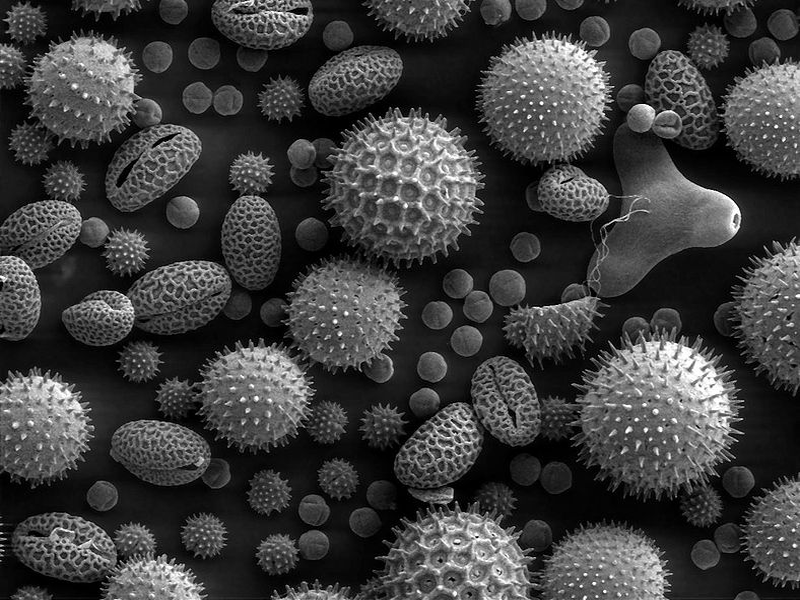
#> input picture Pollen.png, 800 x 600 px
$ jupyter execute Pollen.ipynb   (shell and % lines are left out)
#> lines starting #> are read from the running program, lines starting #| are printed output that depends on the picture
[cell 1]
from PIL import Image
import numpy as np
import matplotlib.pyplot as plt
from scipy.ndimage.filters import correlate, convolve


plt.rcParams['figure.figsize'] = (10, 10)
plt.set_cmap('Greys_r')

[cell 2]
# Load and display original image
pollen = np.array(Image.open('./Pollen.png')).astype(np.float32) / 255.
print(pollen.shape)
#| (600, 800)
plt.imshow(pollen)
plt.show()

[cell 3]
filt_shape = (5, 5)
filt = np.ones(filt_shape) / np.prod(filt_shape)

[cell 4]
# Blurring via linear filtering
pollen_lin_filt = correlate(pollen, filt)
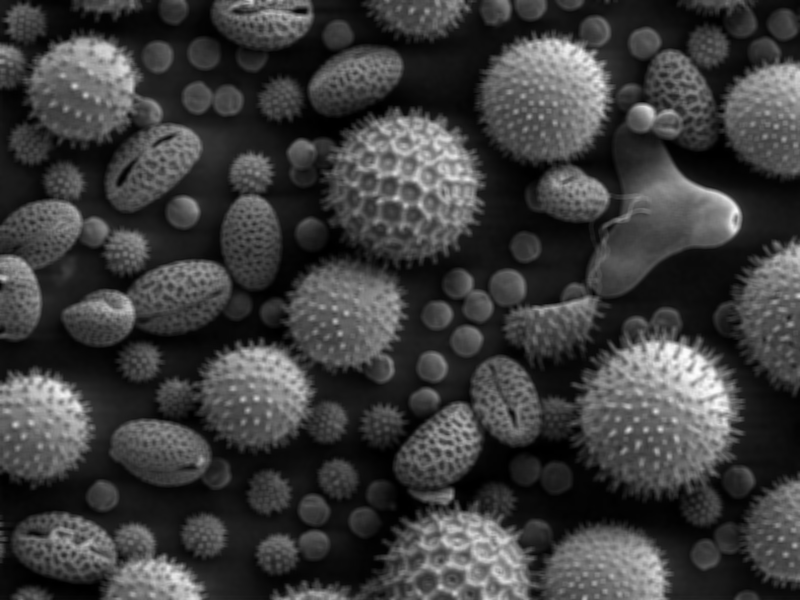
#> pollen_lin_filt: shape (600, 800) float32; min 0, max 0.991, mean 0.241
plt.imshow(pollen_lin_filt)
plt.show()

[cell 5]
# Edge detection
pollen_subt = pollen - pollen_lin_filt
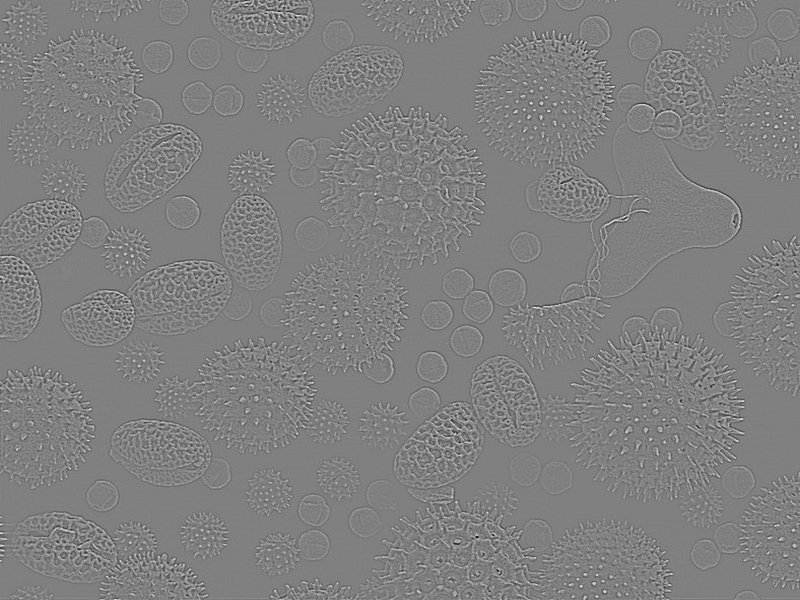
#> pollen_subt: shape (600, 800) float32; min -0.695, max 0.686, mean -1.12e-10; drawn with min black and max white
plt.imshow(pollen_subt)
plt.show()

[cell 6]
pollen_add = pollen + pollen_subt
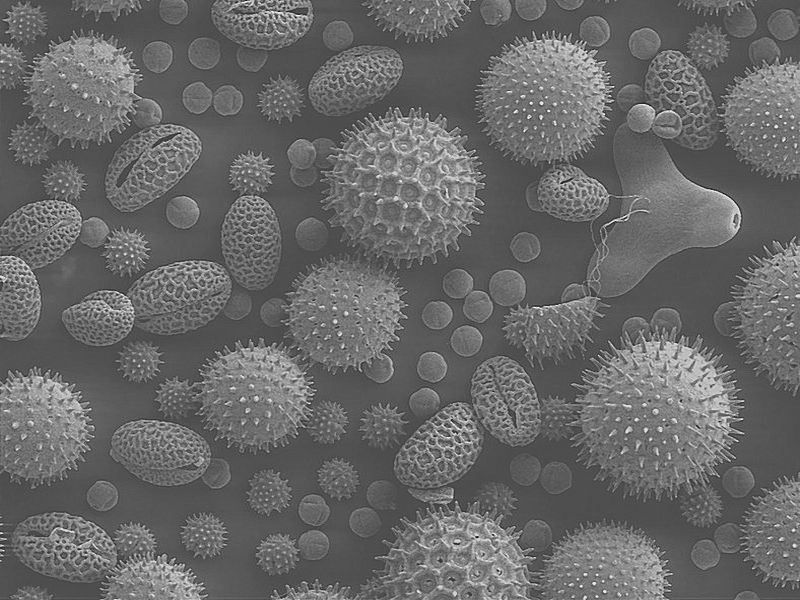
#> pollen_add: shape (600, 800) float32; min -0.695, max 1.58, mean 0.241; drawn with min black and max white
plt.imshow(pollen_add, vmin=0., vmax=1.)
plt.show()

<h2>$20\times 20$ Filter</h2>

[cell 7]
filt20_shape = (20, 20)
filt20 = np.ones(filt20_shape) / np.prod(filt20_shape)
pollen_lin_filt20 = correlate(pollen, filt20)
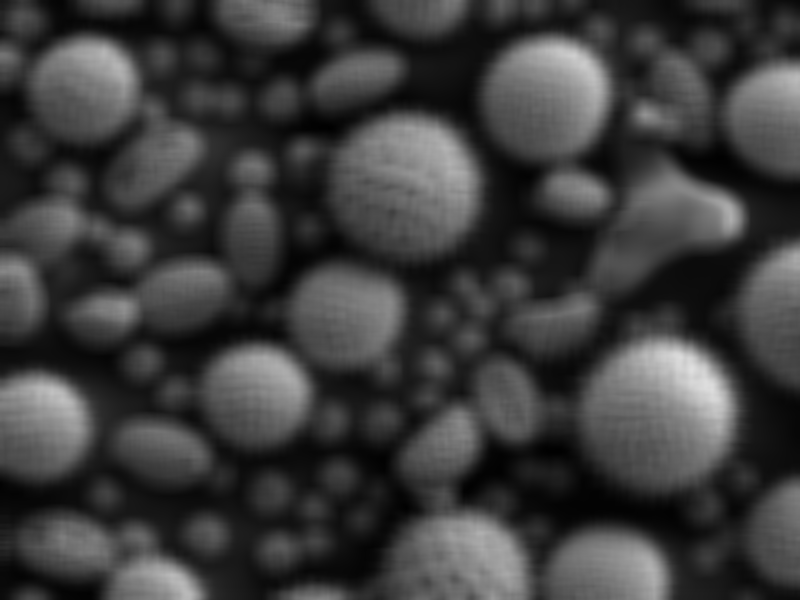
#> pollen_lin_filt20: shape (600, 800) float32; min 0.00367, max 0.879, mean 0.241
plt.imshow(pollen_lin_filt20, vmin=0., vmax=1.)

[cell 8]
pollen_subt20 = pollen - pollen_lin_filt20
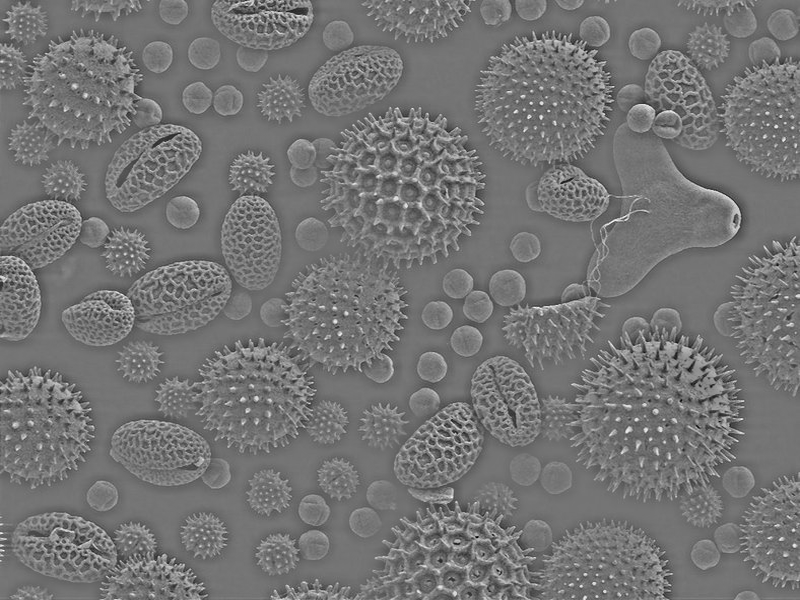
#> pollen_subt20: shape (600, 800) float32; min -0.652, max 0.77, mean 0.000141; drawn with min black and max white
plt.imshow(pollen_subt20, vmin=0., vmax=1.)
plt.show()

[cell 9]
pollen_add = pollen + pollen_subt20
plt.imshow(pollen_add, vmin=0., vmax=1.)
plt.show()
